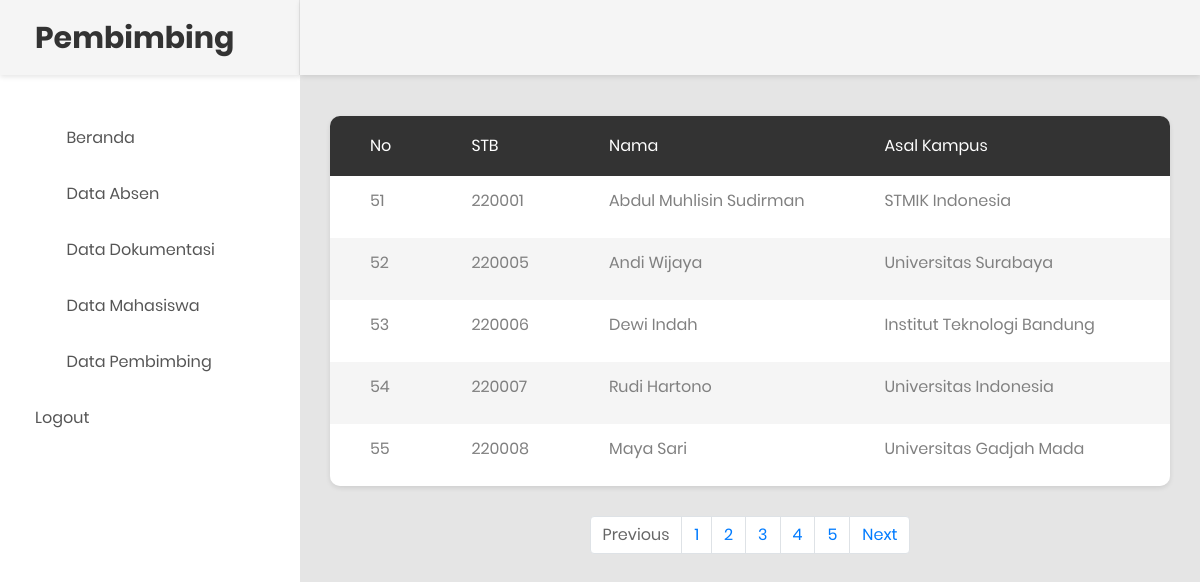
Page /pembimbing/data_dokumentasi.php (signed in) on the committed database.
### tables this page shows
CREATE TABLE `tb_dokumentasi` (
  `id` int(11) NOT NULL AUTO_INCREMENT,
  `nama` varchar(255) NOT NULL,
  `asal_kampus` varchar(255) NOT NULL,
  `bidang_penempatan` varchar(255) NOT NULL,
  `nama_kegiatan` varchar(255) NOT NULL,
  `waktu` varchar(255) NOT NULL,
  `id_mahasiswa` int(11) NOT NULL,
  PRIMARY KEY (`id`),
  INDEX (`id_mahasiswa`),
  CONSTRAINT `fk_tb_dokumentasi_mahasiswa` FOREIGN KEY (`id_mahasiswa`) 
    REFERENCES `tb_mahasiswa` (`id_mahasiswa`)
    ON DELETE CASCADE
);

### pembimbing/paging_dokumentasi.php (the view, shortened to what this page needs)
<head>
</head>
<?php
include '../koneksi.php';
$batas = 5;
$halaman = isset($_GET['halaman']) ? (int)$_GET['halaman'] : 1;
$halaman_awal = ($halaman > 1) ? ($halaman * $batas) - $batas : 0;
$data_karyawan = mysqli_query($koneksi, "SELECT * FROM tb_dokumentasi LIMIT $halaman_awal, $batas");
while ($row = mysqli_fetch_array($data_karyawan)) {
?>
    <tr>
        <td><?php echo $row['id']; ?></td>
        <td><?php echo $row['id_mahasiswa']; ?></td>
        <td><?php echo $row['nama']; ?></td>
        <td><?php echo $row['asal_kampus']; ?></td>
        <td><?php echo $row['bidang_penempatan']; ?></td>
    </tr>
<?php } ?>

### rows in the picture
tb_dokumentasi: id "51", id_mahasiswa "220001", nama "Abdul Muhlisin Sudirman", asal_kampus "STMIK Indonesia"
tb_dokumentasi: id "52", id_mahasiswa "220005", nama "Andi Wijaya", asal_kampus "Universitas Surabaya"
tb_dokumentasi: id "53", id_mahasiswa "220006", nama "Dewi Indah", asal_kampus "Institut Teknologi Bandung"
tb_dokumentasi: id "54", id_mahasiswa "220007", nama "Rudi Hartono", asal_kampus "Universitas Indonesia"
tb_dokumentasi: id "55", id_mahasiswa "220008", nama "Maya Sari", asal_kampus "Universitas Gadjah Mada"
